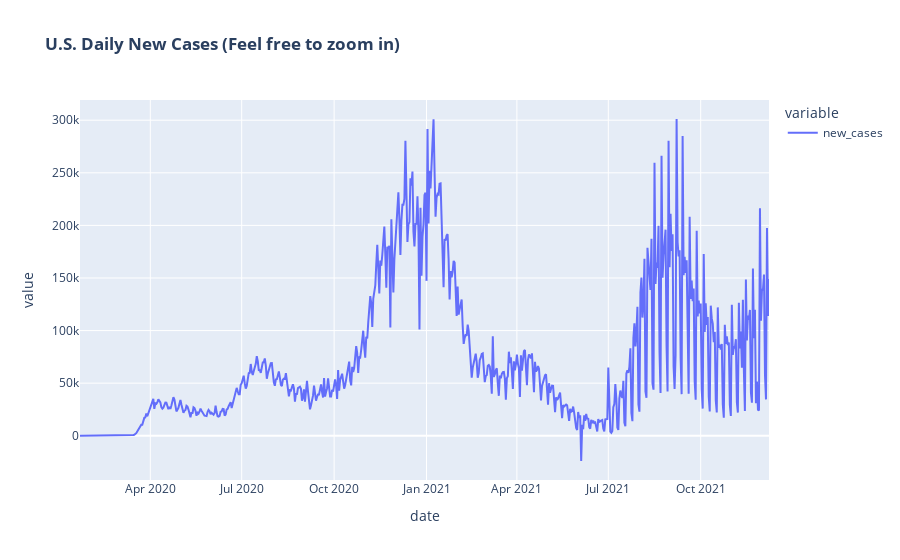

The notebook cell this image was saved under:
### Code cell
px.line(df, title = '<b>U.S. Daily New Cases<b> (Feel free to zoom in)')

### Figure 1 — Plotly figure (JSON) as saved in the notebook; plotly's stock layout.template omitted (floating-point values rounded to 4 significant figures; data arrays with more than 128 entries replaced by an {"elided": "..."} marker saying what was removed)
{"data": [{"hovertemplate": "variable=new_cases<br>date=%{x}<br>value=%{y}<extra></extra>", "legendgroup": "new_cases", "line": {"color": "#636efa", "dash": "solid"}, "mode": "lines", "name": "new_cases", "orientation": "v", "showlegend": true, "type": "scatter", "x": {"elided": "687 str values"}, "xaxis": "x", "y": {"elided": "687 int values"}, "yaxis": "y"}], "layout": {"legend": {"title": {"text": "variable"}, "tracegroupgap": 0}, "title": {"text": "<b>U.S. Daily New Cases<b> (Feel free to zoom in)"}, "xaxis": {"anchor": "y", "domain": [0, 1], "title": {"text": "date"}}, "yaxis": {"anchor": "x", "domain": [0, 1], "title": {"text": "value"}}}}
